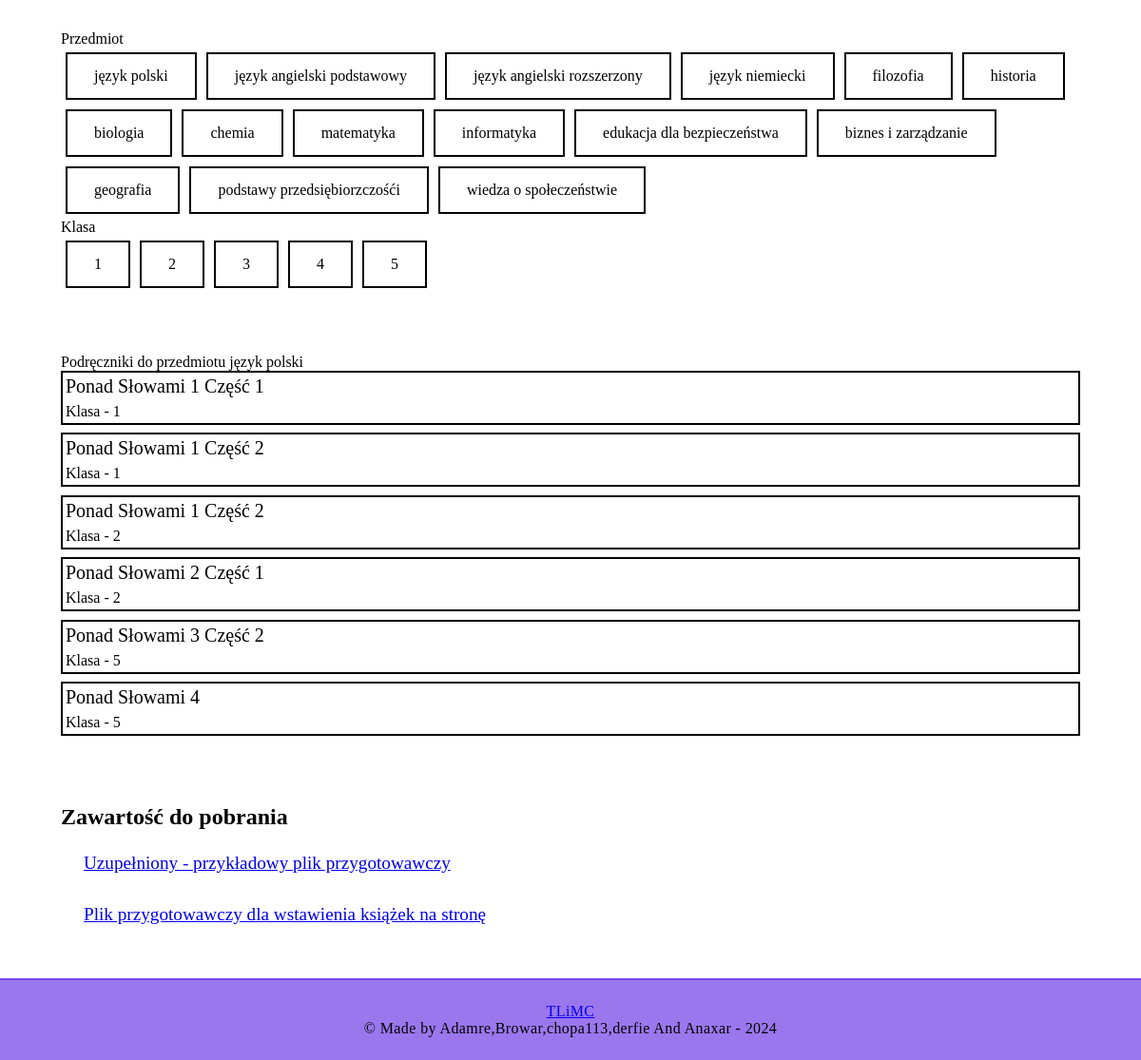
Screenshot of /src/booklist-new.php?subject=język polski with the database file from the repository.
### tables this page shows
CREATE TABLE `booklist` (
  `id` int(11) NOT NULL,
  `name` varchar(255) NOT NULL,
  `subject` tinytext NOT NULL,
  `class` tinyint(1) NOT NULL,
  `authors` text NOT NULL,
  `publisher` tinytext NOT NULL
);

### src/booklist-new.php (the view, shortened to what this page needs)
<?php require_once "../conf/config.php"; ?>
<head>
    <link href="../assets/css/booklist-new.css" type="text/css" rel="stylesheet">
</head>
<body>
    <?php
    $sql = "SELECT DISTINCT subject FROM booklist";
    $query = mysqli_query($conn, $sql);
    echo '<div class = "container" id ="btn-container">';
    echo 'Przedmiot<br>';
    while ($result = mysqli_fetch_assoc($query)) {
        echo '<a class = "btn-filter" href = "/src/booklist-new.php?subject=' . $result["subject"] . '">' . $result["subject"] . '</a>';
    }
    ?>
    <?php
    echo '<br>Klasa<br>';
    for ($grade = 1; $grade < 6; $grade++) {
        echo '<a class = "btn-filter" onclick = "selected()" href = "/src/booklist-new.php?grade=' . $grade . '">' . $grade . '</a>';
    }
    echo '</div>';
    ?></p>
    <section id="booklist">
        <?php
        if (isset($_GET["subject"])) {
            $sql = "SELECT * FROM `booklist` WHERE `subject` = '" . $_GET["subject"] . "' ORDER BY `class` ASC";
            echo "Podręczniki do przedmiotu " . $_GET["subject"];
        } else if (isset($_GET["grade"])) {
            $sql = "SELECT * FROM `booklist` WHERE `class` = '" . $_GET["grade"] . "' ORDER BY `subject` ASC";
            echo "Podręczniki dla klasy " . $_GET["grade"] . ": ";
        } else {
            $sql = "SELECT * FROM `booklist` ORDER BY `class` ASC";
            echo "Wszystkie podręczniki";
        }
        $query = mysqli_query($conn, $sql);
        while ($result = mysqli_fetch_assoc($query)) {
            echo '<a class="card" href = "/src/book.php?book='. $result["name"].'">';
            echo '<span class = "details">';
            echo '<span class = "detail title">';
            echo '<p>' . $result["name"] . '</p>';
            echo '</span>';
            echo '<span class="detail grade">
            ' . $result["class"] .
            '</span>';
            echo '</a>';
        }
        ?>
    </section>
    <section id="booklist-files">
        <h1>Zawartość do pobrania</h1>
        <a href="../assets/downloads/booklist.json" download>Uzupełniony - przykładowy plik przygotowawczy</a>
        <a href="../assets/downloads/booklist_template.json" download>Plik przygotowawczy dla wstawienia książek na stronę</a>
    </section>
    <?php
    include_once "footer.php";
    ?>
</body>

### assets/css/booklist-new.css (style rules this page uses)
#booklist, #booklist-files { max-width: min(1400px, 100% - 4rem); margin-inline: auto; padding: 2rem; }
#booklist-files { min-height: 10%; }
#booklist-files>a { display: block; margin: 1rem; padding: 0.5rem; font-size: 1.2rem; }
.detail { padding: 3px ; }
.details>span { display: block; }
.card { border: 2px solid black; background-color: white; color: black; text-decoration: none; margin-bottom: 8.4px; display:flex; }
.title { text-decoration: none; font-size: 125%; }
#btn-container { max-width: min(1400px, 100% - 4rem); margin-inline: auto; padding: 2rem; }
.btn-filter { border: 2px solid black; background-color: white; color: black; margin: 5px; display:flex; padding: 14px 28px; font-size: 16px; display: inline-block; text-decoration: none; }
.grade::before { content: "Klasa - "; }

### assets/css/global.css (style rules this page uses)
* { margin: 0; font-family: Verdana; user-select: text; -moz-user-select: text; -ms-user-select: text; -webkit-user-select: text; -webkit-user-drag: none; box-sizing: border-box; -moz-box-sizing: border-box; -webkit-box-sizing: border-box; }
::placeholder { user-select: none; }
body { min-height: 100svh; }

### rows the page displays
booklist: name "Ponad Słowami 1 Część 1", class "1"
booklist: name "Ponad Słowami 1 Część 2", class "1"
booklist: name "Ponad Słowami 1 Część 2", class "2"
booklist: name "Ponad Słowami 2 Część 1", class "2"
booklist: name "Ponad Słowami 3 Część 2", class "5"
booklist: name "Ponad Słowami 4", class "5"

### other values shown
$result["subject"] "język polski"
$result["subject"] "język angielski podstawowy"
$result["subject"] "język angielski rozszerzony"
$result["subject"] "język niemiecki"
$result["subject"] "filozofia"
$result["subject"] "historia"
$result["subject"] "biologia"
$result["subject"] "chemia"
$result["subject"] "matematyka"
$result["subject"] "informatyka"
$result["subject"] "edukacja dla bezpieczeństwa"
$result["subject"] "biznes i zarządzanie"
$result["subject"] "geografia"
$result["subject"] "podstawy przedsiębiorzczośći"
$result["subject"] "wiedza o społeczeństwie"
